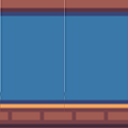

A level layout from a 2D game, rendered from its tile map. Below: a short description, then the map file with its tile-grid data intact:
An orthogonal 2x2 tile map with 64x64 px tiles, 2 tile layers (Tile Layer 1, Tile Layer 2).

<map version="1.10" tiledversion="1.12.0" orientation="orthogonal" renderorder="right-up" width="2" height="2" tilewidth="64" tileheight="64" infinite="0" nextlayerid="3" nextobjectid="1">
 <tileset firstgid="1" name="atlas_64x" tilewidth="64" tileheight="64" tilecount="768" columns="48">
  <image source="../../../../assets/textures/environments/atlas_64x.png" width="3072" height="1024" />
 </tileset>
 <layer id="1" name="Tile Layer 1" width="2" height="2">
  <data encoding="csv">
3,3,
51,51
</data>
 </layer>
 <layer id="2" name="Tile Layer 2" width="2" height="2">
  <data encoding="csv">
2,2,
50,50
</data>
 </layer>
</map>
